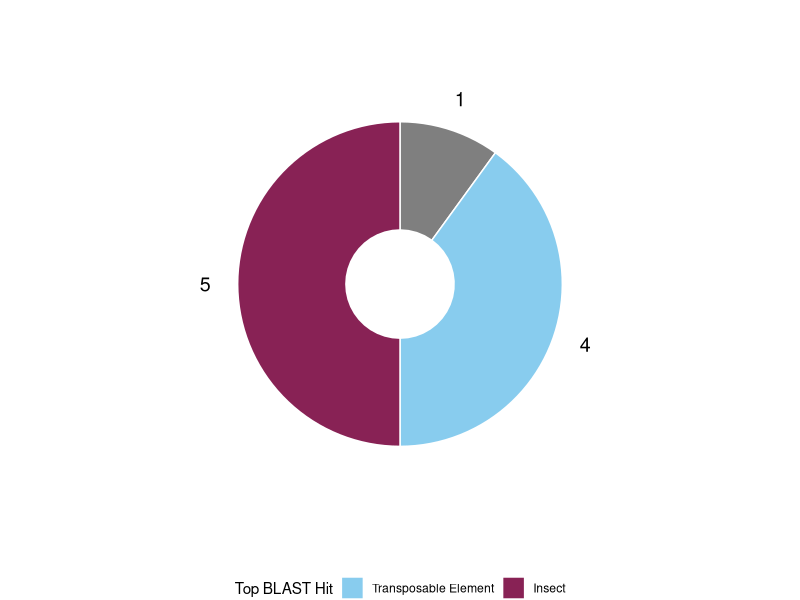

Source code (R):
library(ggplot2)
library(dplyr)
library(tidyr)
library(stringr)
library(patchwork)

# Data
origin_data <- tribble(
  ~Gene,      ~Category,
  "g17107",   "Transposable Element",
  "g13363",   "Transposable Element",
  "g491",     "Transposable Element",
  "g596",     "Transposable Element",
  "g13694",   "Insect",
  "g15244",   "Insect",
  "g7958",    "Unclear",
  "g18444 ",  "Insect",
  "g6396 ",   "Insect",
  "g13362",   "Insect",
)

# Count categories and compute label positions
category_counts <- origin_data %>%
  count(Category) %>%
  arrange(n) %>%
  mutate(
    Category = factor(Category, levels = Category),
    fraction = n / sum(n),
    ymax = cumsum(fraction),
    ymin = lag(ymax, default = 0),
    label_pos = (ymax + ymin) / 2,
    label = paste0(n, "")
  )
category_counts

pie <- ggplot(category_counts, aes(ymax = ymax, ymin = ymin, xmax = 1, xmin = 0, fill = Category)) +
  geom_rect(color = "white") +
  geom_text(
    aes(
      x = 1.3,
      y = label_pos,
      label = label
    ),
    size = 5,
    hjust = 0.5
  ) +
  coord_polar(theta = "y") +
  xlim(c(-0.5, 1.6)) +
  theme_void() +
  scale_fill_manual(
    values = c(
      "Transposable Element" = "#88cceeff",
      "Insect" = "#882255ff",
      "Uncertain" = "grey65"
    )
  ) +
  labs(fill = "Top BLAST Hit") +
  theme(legend.position = "bottom")

pie
